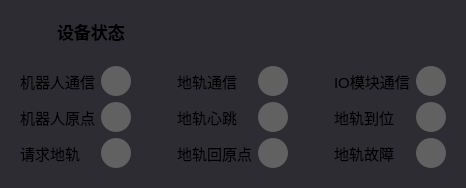
           <widget class="QWidget" name="widget_33" native="true">
            <property name="maximumSize">
             <size>
              <width>16777215</width>
              <height>16777215</height>
             </size>
            </property>
            <property name="styleSheet">
             <string notr="true">background-color: #2d2c32;</string>
            </property>
            <layout class="QVBoxLayout" name="verticalLayout_13">
             <item>
              <layout class="QHBoxLayout" name="horizontalLayout_7">
               <item>
                <widget class="QLabel" name="label_35">
                 <property name="minimumSize">
                  <size>
                   <width>40</width>
                   <height>40</height>
                  </size>
                 </property>
                 <property name="maximumSize">
                  <size>
                   <width>40</width>
                   <height>40</height>
                  </size>
                 </property>
                 <property name="text">
                  <string/>
                 </property>
                 <property name="pixmap">
                  <pixmap resource="res.qrc">:/resources/state.png</pixmap>
                 </property>
                 <property name="scaledContents">
                  <bool>true</bool>
                 </property>
                </widget>
               </item>
               <item>
                <widget class="QLabel" name="label_324">
                 <property name="minimumSize">
                  <size>
                   <width>0</width>
                   <height>40</height>
                  </size>
                 </property>
                 <property name="maximumSize">
                  <size>
                   <width>16777215</width>
                   <height>40</height>
                  </size>
                 </property>
                 <property name="font">
                  <font>
                   <pointsize>13</pointsize>
                   <bold>true</bold>
                  </font>
                 </property>
                 <property name="styleSheet">
                  <string notr="true">border: none;
</string>
                 </property>
                 <property name="text">
                  <string>设备状态</string>
                 </property>
                </widget>
               </item>
              </layout>
             </item>
             <item>
              <widget class="QWidget" name="widget_lightContainer" native="true">
               <property name="styleSheet">
                <string notr="true">border: none;</string>
               </property>
               <layout class="QGridLayout" name="gridLayout_7">
                <item row="2" column="3">
                 <widget class="QLabel" name="label_68">
                  <property name="font">
                   <font>
                    <pointsize>11</pointsize>
                   </font>
                  </property>
                  <property name="text">
                   <string>地轨心跳</string>
                  </property>
                 </widget>
                </item>
                <item row="0" column="1">
                 <widget class="QLabel" name="light_robotConnect">
                  <property name="minimumSize">
                   <size>
                    <width>30</width>
                    <height>30</height>
                   </size>
                  </property>
                  <property name="maximumSize">
                   <size>
                    <width>30</width>
                    <height>30</height>
                   </size>
                  </property>
                  <property name="styleSheet">
                   <string notr="true">border-radius: 15px;
background-color: rgb(97, 97, 97);</string>
                  </property>
                  <property name="text">
                   <string/>
                  </property>
                 </widget>
                </item>
                <item row="2" column="1">
                 <widget class="QLabel" name="light_robotOrigin">
                  <property name="minimumSize">
                   <size>
                    <width>30</width>
                    <height>30</height>
                   </size>
                  </property>
                  <property name="maximumSize">
                   <size>
                    <width>30</width>
                    <height>30</height>
                   </size>
                  </property>
                  <property name="styleSheet">
                   <string notr="true">border-radius: 15px;
background-color: rgb(97, 97, 97);</string>
                  </property>
                  <property name="text">
                   <string/>
                  </property>
                 </widget>
                </item>
                <item row="0" column="4">
                 <widget class="QLabel" name="light_trackConnect">
                  <property name="minimumSize">
                   <size>
                    <width>30</width>
                    <height>30</height>
                   </size>
                  </property>
                  <property name="maximumSize">
                   <size>
                    <width>30</width>
                    <height>30</height>
                   </size>
                  </property>
                  <property name="styleSheet">
                   <string notr="true">border-radius: 15px;
background-color: rgb(97, 97, 97);</string>
                  </property>
                  <property name="text">
                   <string/>
                  </property>
                 </widget>
                </item>
                <item row="3" column="4">
                 <widget class="QLabel" name="light_trackOrigin">
                  <property name="minimumSize">
                   <size>
                    <width>30</width>
                    <height>30</height>
                   </size>
                  </property>
                  <property name="maximumSize">
                   <size>
                    <width>30</width>
                    <height>30</height>
                   </size>
                  </property>
                  <property name="styleSheet">
                   <string notr="true">border-radius: 15px;
background-color: rgb(97, 97, 97);</string>
                  </property>
                  <property name="text">
                   <string/>
                  </property>
                 </widget>
                </item>
                <item row="3" column="0">
                 <widget class="QLabel" name="label_337">
                  <property name="font">
                   <font>
                    <pointsize>11</pointsize>
                   </font>
                  </property>
                  <property name="text">
                   <string>请求地轨</string>
                  </property>
                 </widget>
                </item>
                <item row="3" column="3">
                 <widget class="QLabel" name="label_71">
                  <property name="font">
                   <font>
                    <pointsize>11</pointsize>
                   </font>
                  </property>
                  <property name="text">
                   <string>地轨回原点</string>
                  </property>
                 </widget>
                </item>
                <item row="0" column="5">
                 <spacer name="horizontalSpacer_4">
                  <property name="orientation">
                   <enum>Qt::Horizontal</enum>
                  </property>
                  <property name="sizeType">
                   <enum>QSizePolicy::Fixed</enum>
                  </property>
                  <property name="sizeHint" stdset="0">
                   <size>
                    <width>40</width>
                    <height>20</height>
                   </size>
                  </property>
                 </spacer>
                </item>
                <item row="0" column="2">
                 <spacer name="horizontalSpacer_3">
                  <property name="orientation">
                   <enum>Qt::Horizontal</enum>
                  </property>
                  <property name="sizeType">
                   <enum>QSizePolicy::Fixed</enum>
                  </property>
                  <property name="sizeHint" stdset="0">
                   <size>
                    <width>40</width>
                    <height>20</height>
                   </size>
                  </property>
                 </spacer>
                </item>
                <item row="3" column="6">
                 <widget class="QLabel" name="label_72">
                  <property name="font">
                   <font>
                    <pointsize>11</pointsize>
                   </font>
                  </property>
                  <property name="text">
                   <string>地轨故障</string>
                  </property>
                 </widget>
                </item>
                <item row="3" column="7">
                 <widget class="QLabel" name="light_trackError">
                  <property name="minimumSize">
                   <size>
                    <width>30</width>
                    <height>30</height>
                   </size>
                  </property>
                  <property name="maximumSize">
                   <size>
                    <width>30</width>
                    <height>30</height>
                   </size>
                  </property>
                  <property name="styleSheet">
                   <string notr="true">border-radius: 15px;
background-color: rgb(97, 97, 97);</string>
                  </property>
                  <property name="text">
                   <string/>
                  </property>
                 </widget>
                </item>
                <item row="2" column="4">
                 <widget class="QLabel" name="light_trackHeart">
                  <property name="minimumSize">
                   <size>
                    <width>30</width>
                    <height>30</height>
                   </size>
                  </property>
                  <property name="maximumSize">
                   <size>
                    <width>30</width>
                    <height>30</height>
                   </size>
                  </property>
                  <property name="styleSheet">
                   <string notr="true">border-radius: 15px;
background-color: rgb(97, 97, 97);</string>
                  </property>
                  <property name="text">
                   <string/>
                  </property>
                 </widget>
                </item>
                <item row="2" column="7">
                 <widget class="QLabel" name="light_trackArrived">
                  <property name="minimumSize">
                   <size>
                    <width>30</width>
                    <height>30</height>
                   </size>
                  </property>
                  <property name="maximumSize">
                   <size>
                    <width>30</width>
                    <height>30</height>
                   </size>
                  </property>
                  <property name="styleSheet">
                   <string notr="true">border-radius: 15px;
background-color: rgb(97, 97, 97);</string>
                  </property>
                  <property name="text">
                   <string/>
                  </property>
                 </widget>
                </item>
                <item row="0" column="7">
                 <widget class="QLabel" name="light_moduleState">
                  <property name="minimumSize">
                   <size>
                    <width>30</width>
                    <height>30</height>
                   </size>
                  </property>
                  <property name="maximumSize">
                   <size>
                    <width>30</width>
                    <height>30</height>
                   </size>
                  </property>
                  <property name="styleSheet">
                   <string notr="true">border-radius: 15px;
background-color: rgb(97, 97, 97);</string>
                  </property>
                  <property name="text">
                   <string/>
                  </property>
                 </widget>
                </item>
                <item row="2" column="0">
                 <widget class="QLabel" name="label_335">
                  <property name="font">
                   <font>
                    <pointsize>11</pointsize>
                   </font>
                  </property>
                  <property name="text">
                   <string>机器人原点</string>
                  </property>
                 </widget>
                </item>
                <item row="3" column="1">
                 <widget class="QLabel" name="light_robotRequireTrack">
                  <property name="minimumSize">
                   <size>
                    <width>30</width>
                    <height>30</height>
                   </size>
                  </property>
                  <property name="maximumSize">
                   <size>
                    <width>30</width>
                    <height>30</height>
                   </size>
                  </property>
                  <property name="styleSheet">
                   <string notr="true">border-radius: 15px;
background-color: rgb(97, 97, 97);</string>
                  </property>
                  <property name="text">
                   <string/>
                  </property>
                 </widget>
                </item>
                <item row="2" column="6">
                 <widget class="QLabel" name="label_70">
                  <property name="font">
                   <font>
                    <pointsize>11</pointsize>
                   </font>
                  </property>
                  <property name="text">
                   <string>地轨到位</string>
                  </property>
                 </widget>
                </item>
                <item row="0" column="3">
                 <widget class="QLabel" name="label_74">
                  <property name="font">
                   <font>
                    <pointsize>11</pointsize>
                   </font>
                  </property>
                  <property name="text">
                   <string>地轨通信</string>
                  </property>
                 </widget>
                </item>
                <item row="0" column="0">
                 <widget class="QLabel" name="label_73">
                  <property name="font">
                   <font>
                    <pointsize>11</pointsize>
                   </font>
                  </property>
                  <property name="text">
                   <string>机器人通信</string>
                  </property>
                 </widget>
                </item>
                <item row="0" column="6">
                 <widget class="QLabel" name="label_107">
                  <property name="font">
                   <font>
                    <pointsize>11</pointsize>
                   </font>
                  </property>
                  <property name="text">
                   <string>IO模块通信</string>
                  </property>
                 </widget>
                </item>
               </layout>
              </widget>
             </item>
            </layout>
           </widget>
